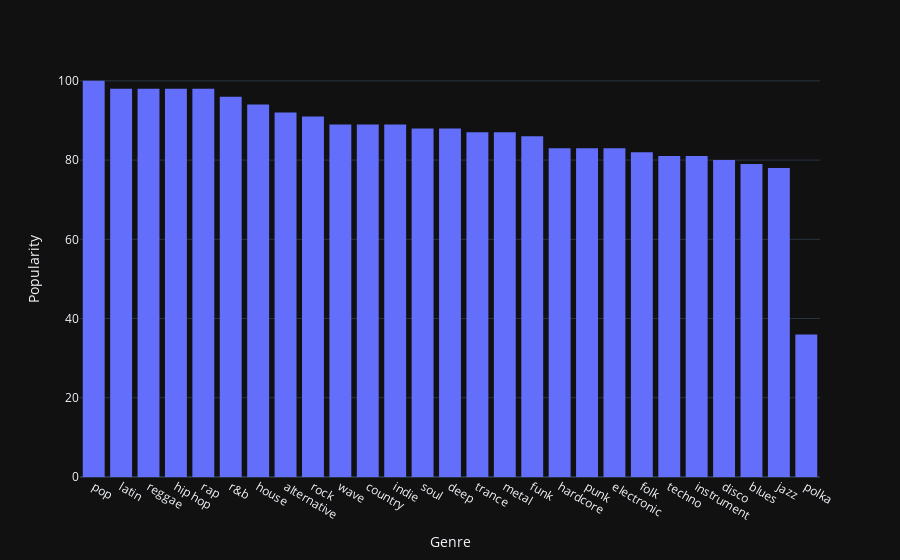

The notebook cell saved with this chart:
### Code cell
fig=px.histogram(pd.DataFrame.from_dict({'Genere':maxPerGenere.keys(),"Popularity":maxPerGenere.values()}).sort_values(by="Popularity",ascending=False)[1:],x="Genere",y="Popularity")
fig.update_yaxes(categoryorder="total ascending")
fig.layout["yaxis"]["title"]="Popularity"
fig.layout["xaxis"]["title"]="Genre"
fig.show()

### Figure 1 — Plotly figure (JSON) as saved in the notebook; plotly's stock layout.template omitted (floating-point values rounded to 4 significant figures)
{"data": [{"alignmentgroup": "True", "bingroup": "x", "histfunc": "sum", "hovertemplate": "Genere=%{x}<br>sum of Popularity=%{y}<extra></extra>", "legendgroup": "", "marker": {"color": "#636efa", "pattern": {"shape": ""}}, "name": "", "offsetgroup": "", "orientation": "v", "showlegend": false, "x": ["pop", "latin", "reggae", "hip hop", "rap", "r&b", "house", "alternative", "rock", "wave", "country", "indie", "soul", "deep", "trance", "metal", "funk", "hardcore", "punk", "electronic", "folk", "techno", "instrument", "disco", "blues", "jazz", "polka"], "xaxis": "x", "y": [100, 98, 98, 98, 98, 96, 94, 92, 91, 89, 89, 89, 88, 88, 87, 87, 86, 83, 83, 83, 82, 81, 81, 80, 79, 78, 36], "yaxis": "y", "type": "histogram"}], "layout": {"xaxis": {"anchor": "y", "domain": [0.0, 1.0], "title": {"text": "Genre"}}, "yaxis": {"anchor": "x", "domain": [0.0, 1.0], "title": {"text": "Popularity"}, "categoryorder": "total ascending"}, "legend": {"tracegroupgap": 0}, "margin": {"t": 60}, "barmode": "relative"}}
